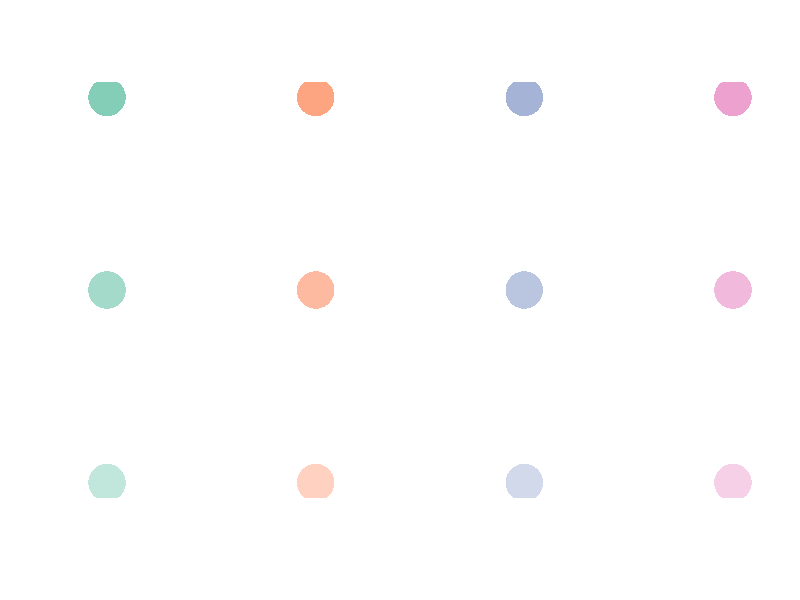

This figure's R source:
# empty sandbox

require(RColorBrewer)
mypal = brewer.pal(4, "Set2")
# > mypal
# [1] "#66C2A5" "#FC8D62" "#8DA0CB" "#E78AC3"
# > col2rgb(mypal)
# [,1] [,2] [,3] [,4]
# red    102  252  141  231
# green  194  141  160  138
# blue   165   98  203  195

# col2rgb(mypal) -> rgbpal


myalpha = seq(.4, .8, l = 3)  

plot(c(1, 4), c(1, 3), type = "n", axes = F, xlab = "", ylab = "")

for (i in 1:3) {

  cols = paste(mypal, sprintf("%X", round(myalpha[i]*255)), sep = "")
  points(1:4, rep(i, 4), pch = 16, cex = 5, 
         col = cols)
}

